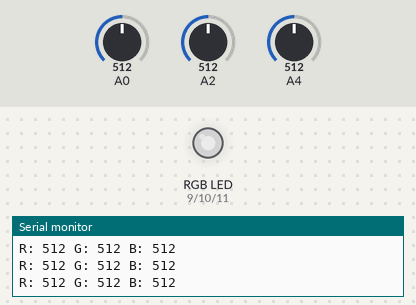
The sketch below on a simulated Arduino Uno, built with avr-gcc and run on an emulated ATmega328P. Shown: an RGB LED mixed from three pins (HIGH = lit), the last lines printed to the serial monitor. Inputs (shaded band) come from the test bench; at power-on: A0 = 512, A2 = 512, A4 = 512. Dim RGB values are drawn brighter than linear.

Above: at 1.2 s.
1.3 s: A0 set to 716
At 2.4 s:
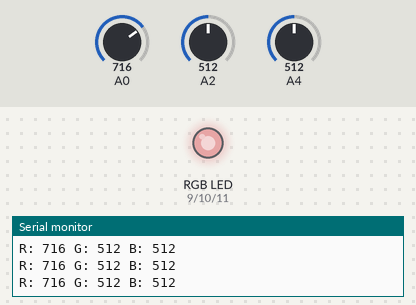
2.8 s: A2 set to 716
At 4.0 s:
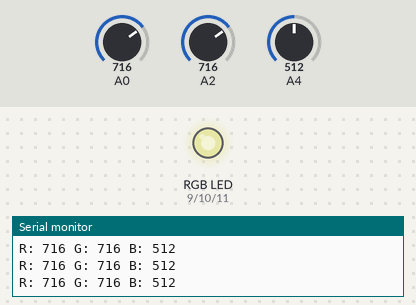
4.3 s: A4 set to 716
At 4.7 s:
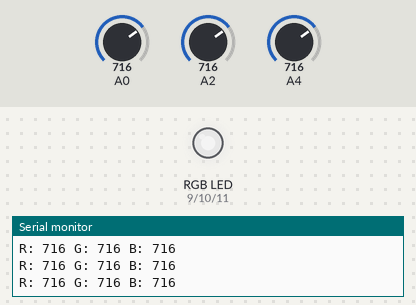
5.8 s: A0 set to 106
At 6.4 s:
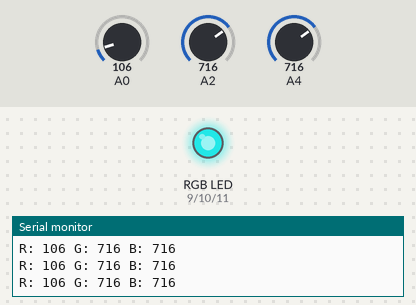
7.3 s: A0 set to 92
At 8.2 s:
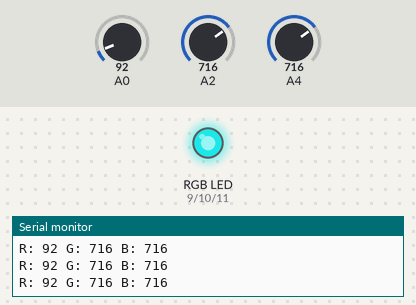
8.8 s: A2 set to 900
At 9.9 s:
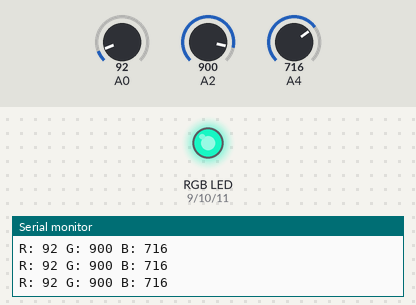
Timing chart, 0 to 11.3 s (numbered marks = the images above; inputs shaded):
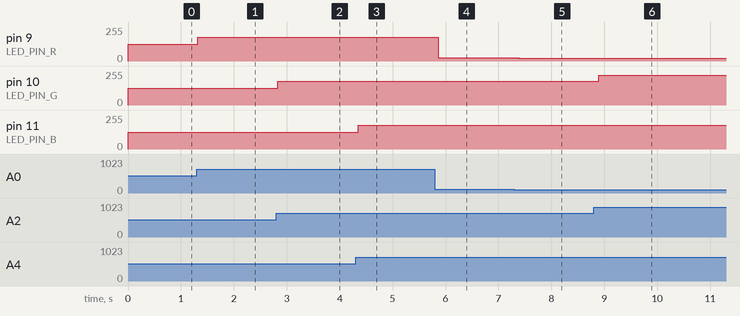

The sketch:

adjustable-color.ino
```cpp
#include <Arduino.h>


const uint8_t LED_PIN_R = 9;
const uint8_t LED_PIN_G = 10;
const uint8_t LED_PIN_B = 11;
int adc_value;

void setup()
{
    pinMode(LED_PIN_R, OUTPUT);
    pinMode(LED_PIN_G, OUTPUT);
    pinMode(LED_PIN_B, OUTPUT);

    Serial.begin(9600);
    Serial.println("Ich bin bereit");
}

void loop()
{
    adc_value = analogRead(A0);

    Serial.print("R: ");
    Serial.print(adc_value);

    analogWrite(LED_PIN_R, map(adc_value, 0, 1023, 0, 255));
    adc_value = analogRead(A2);
    analogWrite(LED_PIN_G, map(adc_value, 0, 1023, 0, 255));

    Serial.print(" G: ");
    Serial.print(adc_value);

    adc_value = analogRead(A4);
    analogWrite(LED_PIN_B, map(adc_value, 0, 1023, 0, 255));

    Serial.print(" B: ");
    Serial.println(adc_value);

    delay(100);
}
```

Measured:
- after the input at 1.3 s, pin 9 (LED_PIN_R): 127/255 → 178/255 at once
- after the input at 2.8 s, pin 10 (LED_PIN_G): 127/255 → 178/255 at once
- after the input at 4.3 s, pin 11 (LED_PIN_B): 127/255 → 178/255 after 0.05 s
- after the input at 5.8 s, pin 9 (LED_PIN_R): 178/255 → 26/255 after 0.06 s
- after the input at 7.3 s, pin 9 (LED_PIN_R): 26/255 → 22/255 after 0.08 s
- after the input at 8.8 s, pin 10 (LED_PIN_G): 178/255 → 224/255 after 0.09 s
